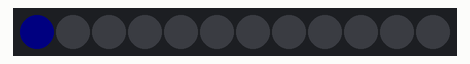
Simulated run of this sketch. Board: Arduino Mega 2560, built with avr-gcc and run on an emulated ATmega2560. On the bench: 12 RGB LEDs in strip order, left to right. Dim RGB values are drawn brighter than linear.

Above: at 0.15 s.
At 0.85 s:
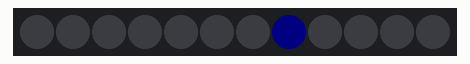
At 1.55 s:
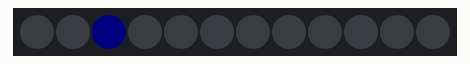

Measured:
- by itself, everything shown: repeats every 1.2 s, in 12 steps

The sketch:

cours_07_leds.ino
```cpp
#include <MeAuriga.h>

#define LEDNUM  12
#define LEDPIN  44
#define RINGALLLEDS 0

MeRGBLed led( PORT0, LEDNUM );

unsigned long currentTime = 0;


void setup() {
  led.setpin(LEDPIN); // OBLIGATOIRE Configuration de la broche
}

void loop() {
  currentTime = millis();
  ledTask(currentTime);
}

void ledTask(unsigned long cT) {
  static short idx = 1; // 0 = anneau complet
  static unsigned long lastTime = 0;
  int rate = 100;

  if (cT - lastTime < rate) return;

  lastTime = cT;
  // led.setColor(100, 100, 0); // Configure la couleur jaune
  led.setColor (0, 0, 0); // reset tous les leds
  led.setColor(idx, 0, 0, 5);

  idx = idx >= LEDNUM ? 1 : idx + 1;

  led.show(); // Active l'anneau avec la couleur

}
```
